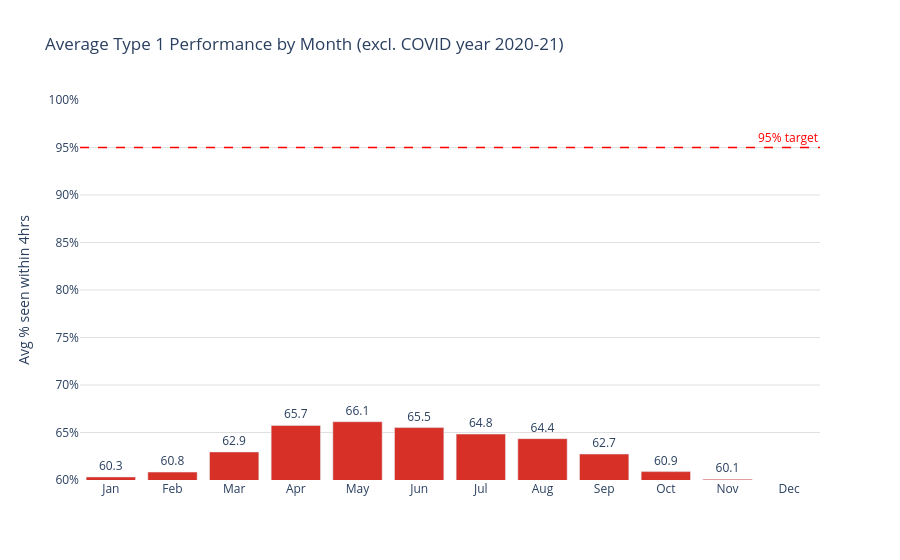

Notebook cell for this chart:
### Markdown cell above
## Chart 2 — Seasonal monthly profile

Averaging performance by calendar month across all years (excluding COVID 2020-21 to avoid distorting the seasonal pattern). If winter months consistently underperform, that tells us demand-side pressure is a real factor — even if it doesn't fully explain the overall decline.

### Code cell
# exclude COVID year from the seasonal average
non_covid = national[~national["financial_year"].isin(["2020-21"])].copy()

month_order = ["Jan", "Feb", "Mar", "Apr", "May", "Jun",
               "Jul", "Aug", "Sep", "Oct", "Nov", "Dec"]

monthly_avg = (
    non_covid.groupby("month_name")["pct_4hr_type1_pct"]
    .mean()
    .reindex(month_order)
    .reset_index()
)

fig = px.bar(
    monthly_avg,
    x="month_name",
    y="pct_4hr_type1_pct",
    title="Average Type 1 Performance by Month (excl. COVID year 2020-21)",
    labels={"pct_4hr_type1_pct": "Avg % seen within 4hrs", "month_name": ""},
    color="pct_4hr_type1_pct",
    color_continuous_scale=["#d73027", "#fee08b", "#1a9850"],
    range_color=[70, 88],
    text_auto=".1f"
)

fig.add_hline(
    y=95, line_dash="dash", line_color="red", line_width=1.5,
    annotation_text="95% target", annotation_position="top right",
    annotation_font_color="red"
)

fig.update_layout(
    plot_bgcolor="white",
    yaxis=dict(range=[60, 100], ticksuffix="%"),
    coloraxis_showscale=False
)
fig.update_traces(textposition="outside")
fig.update_xaxes(showgrid=False)
fig.update_yaxes(showgrid=True, gridcolor="#e0e0e0")

fig.write_html("../outputs/figures/plotly_02_seasonal_profile.html")
fig.show()

### Figure 1 — Plotly figure (JSON) as saved in the notebook; plotly's stock layout.template omitted (floating-point values rounded to 4 significant figures)
{"data": [{"hovertemplate": "=%{x}<br>Avg % seen within 4hrs=%{marker.color}<extra></extra>", "legendgroup": "", "marker": {"color": [60.32, 60.83, 62.95, 65.74, 66.13, 65.52, 64.83, 64.35, 62.73, 60.88, 60.07, 58.17], "coloraxis": "coloraxis", "pattern": {"shape": ""}}, "name": "", "orientation": "v", "showlegend": false, "textposition": "outside", "texttemplate": "%{y:.1f}", "type": "bar", "x": ["Jan", "Feb", "Mar", "Apr", "May", "Jun", "Jul", "Aug", "Sep", "Oct", "Nov", "Dec"], "xaxis": "x", "y": [60.32, 60.83, 62.95, 65.74, 66.13, 65.52, 64.83, 64.35, 62.73, 60.88, 60.07, 58.17], "yaxis": "y"}], "layout": {"annotations": [{"font": {"color": "red"}, "showarrow": false, "text": "95% target", "x": 1, "xanchor": "right", "xref": "x domain", "y": 95, "yanchor": "bottom", "yref": "y"}], "barmode": "relative", "coloraxis": {"cmax": 88, "cmin": 70, "colorbar": {"title": {"text": "Avg % seen within 4hrs"}}, "colorscale": [[0.0, "#d73027"], [0.5, "#fee08b"], [1.0, "#1a9850"]], "showscale": false}, "legend": {"tracegroupgap": 0}, "plot_bgcolor": "white", "shapes": [{"line": {"color": "red", "dash": "dash", "width": 1.5}, "type": "line", "x0": 0, "x1": 1, "xref": "x domain", "y0": 95, "y1": 95, "yref": "y"}], "title": {"text": "Average Type 1 Performance by Month (excl. COVID year 2020-21)"}, "xaxis": {"anchor": "y", "domain": [0.0, 1.0], "showgrid": false, "title": {"text": ""}}, "yaxis": {"anchor": "x", "domain": [0.0, 1.0], "gridcolor": "#e0e0e0", "range": [60, 100], "showgrid": true, "ticksuffix": "%", "title": {"text": "Avg % seen within 4hrs"}}}}
